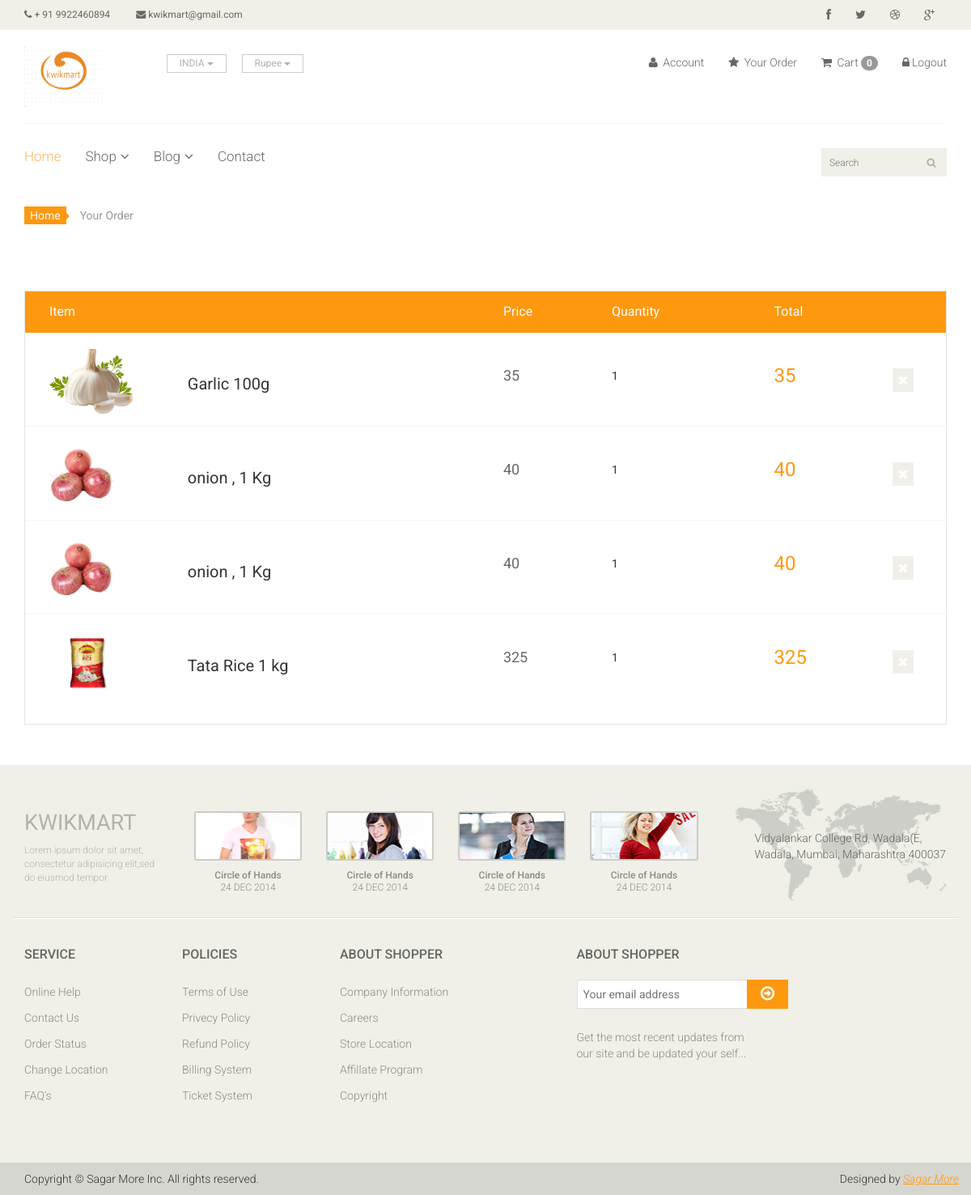
/order/ (signed in), run on the app's committed database.
### app/models.py (models this page shows)
class Order(models.Model):
    image = models.ImageField(upload_to='ecomerce/order/image')
    product = models.CharField(max_length=1000,default='')
    user = models.ForeignKey(User,on_delete=models.CASCADE)
    quantity = models.CharField(max_length=10)
    price = models.IntegerField()
    total = models.CharField(max_length=100,default='')
    date = models.DateField(default=datetime.datetime.today)
    def __str__(self):
        return self.product

### grocery_store/views.py (the view)
# urls.py: path('order/', views.Your_Order, name='order'),
def Your_Order(request):
    uid = request.session.get('_auth_user_id')
    user = User.objects.get(pk=uid)
    order = Order.objects.filter(user=user)
    context = {
        'order': order,
    }
    print(user,order)
    return render(request,'order.html',context)

### templates/order.html
{% extends 'master.html' %}
{% block body  %}
	<section id="cart_items">
		<div class="container">
			<div class="breadcrumbs">
				<ol class="breadcrumb">
				  <li><a href="#">Home</a></li>
				  <li class="active">Your Order</li>
				</ol>
			</div>
			<div class="table-responsive cart_info">
				<table class="table table-condensed">
					<thead>
						<tr class="cart_menu">
							<td class="image">Item</td>
							<td class="description"></td>
							<td class="price">Price</td>
							<td class="quantity">Quantity</td>
							<td class="total">Total</td>
							<td></td>
						</tr>
					</thead>
					<tbody>
					{% for i in order %}
						<tr>
							<td class="cart_product">
								<a href=""><img src="{{i.image}}" alt="" height="80px"></a>
							</td>
							<td class="cart_description">
								<h4><a href="">{{i.product}}</a></h4>
							</td>
							<td class="cart_price">
								<p>{{i.price}}</p>
							</td>
							<td class="cart_quantity">
								<div class="cart_quantity_button">
									<p>{{i.quantity}}</p>
								</div>
							</td>
							<td class="cart_total">
								<p class="cart_total_price">{{i.total}}</p>
							</td>
							<td class="cart_delete">
								<a class="cart_quantity_delete" href=""><i class="fa fa-times"></i></a>
							</td>
						</tr>
						{% endfor %}
					</tbody>
				</table>
			</div>
		</div>
	</section>
{% endblock %}

### templates/master.html (shortened to what this page needs)
<!DOCTYPE html>
<html lang="en">
  <head>
    {% load static %}
    <link href=" /static/css/bootstrap1.min.css" rel="stylesheet" />
    <link href=" /static/css/font-awesome.min.css" rel="stylesheet" />
    <link href=" /static/css/prettyPhoto.css" rel="stylesheet" />
    <link href=" /static/css/price-range.css" rel="stylesheet" />
    <link href=" /static/css/animate.css" rel="stylesheet" />
    <link href=" /static/css/main.css" rel="stylesheet" />
    <link href=" /static/css/responsive.css" rel="stylesheet" />
    <title>{% block title %}{% endblock %}</title></head
  >
  <body>
    <header id="header">
      <div class="header_top">
        <div class="container">
          <div class="row">
            <div class="col-sm-6">
              <div class="contactinfo">
                <ul class="nav nav-pills">
                  <li>
                    <a href="#"><i class="fa fa-phone"></i> + 91 9922460894</a>
                  </li>
                  <li>
                    <a href="#"
                      ><i class="fa fa-envelope"></i> kwikmart@gmail.com</a
                    >
                  </li>
                </ul>
              </div>
            </div>
            <div class="col-sm-6">
              <div class="social-icons pull-right">
                <ul class="nav navbar-nav">
                  <li>
                    <a href="#"><i class="fa fa-facebook"></i></a>
                  </li>
                  <li>
                    <a href="#"><i class="fa fa-twitter"></i></a>
                  </li>
                  <li>
                    <a href="#"><i class="fa fa-dribbble"></i></a>
                  </li>
                  <li>
                    <a href="#"><i class="fa fa-google-plus"></i></a>
                  </li>
                </ul>
              </div>
            </div>
          </div>
        </div>
      </div>
      <div class="header-middle">
        <div class="container">
          <div class="row">
            <div class="col-sm-4">
              <div class="logo pull-left">
                <a href="index.html"
                  ><img
                    src="/static/images/home/logo-6.png"
                    alt=""
                    height="75 "
                    width="100"
                /></a>
              </div>
              <div class="btn-group pull-right">
                <div class="btn-group">
                  <button
                    type="button"
                    class="btn btn-default dropdown-toggle usa"
                    data-toggle="dropdown"
                  >
                    INDIA
                    <span class="caret"></span>
                  </button>
                </div>
                <div class="btn-group">
                  <button
                    type="button"
                    class="btn btn-default dropdown-toggle usa"
                    data-toggle="dropdown"
                  >
                    Rupee
                    <span class="caret"></span>
                  </button>
                </div>
              </div>
            </div>
            <div class="col-sm-8">
              <div class="shop-menu pull-right">
                <ul class="nav navbar-nav">
                  <li>
                    <a href="#"><i class="fa fa-user"></i> Account</a>
                  </li>
                  <li>
                    <a href="order/"><i class="fa fa-star"></i> Your Order </a>
                  </li>
                  <li>
                    <a href="/cart/cart-detail/"
                      ><i class="fa fa-shopping-cart"></i> Cart
                      <span class="badge badge-secondary"
                        >{{request.session.cart|length}}</span
                      ></a
                    >
                  </li>
                  {% if user.is_authenticated %}
                  <li>
                    <a href="{% url 'logout' %}">
                      <i class="fa fa-lock"> </i>Logout</a
                    >
                  </li>
                  {% else %}
                  <li>
                    <a href="{% url 'login' %}">
                      <i class="fa fa-lock"> </i>Login</a
                    >
                  </li>
                  {% endif %}
                </ul>
              </div>
            </div>
          </div>
        </div>
      </div>
      <div class="header-bottom">
        <div class="container">
          <div class="row">
            <div class="col-sm-9">
              <div class="mainmenu pull-left">
                <ul class="nav navbar-nav collapse navbar-collapse">
                  <li><a href="/" class="active">Home</a></li>
                  <li class="dropdown">
                    <a href="#">Shop<i class="fa fa-angle-down"></i></a>
                  </li>
                  <li>
                    <a href="blog/">Blog<i class="fa fa-angle-down"></i></a>
                  </li>
                  <li><a href="contact_us">Contact</a></li>
                </ul>
              </div>
            </div>
            <div class="col-sm-3">
              <form method="get" action="/search/">
                <div class="search_box pull-right">
                  <input name="query" type="text" placeholder="Search" />
                </div>
              </form>
            </div>
          </div>
        </div>
      </div>
    </header>
    {% block body %} {% endblock %}
    <footer id="footer">
      <div class="footer-top">
        <div class="container">
          <div class="row">
            <div class="col-sm-2">
              <div class="companyinfo">
                <h2>kwikMart</h2>
                <p>
                  Lorem ipsum dolor sit amet, consectetur adipisicing elit,sed
                  do eiusmod tempor
                </p>
              </div>
            </div>
            <div class="col-sm-7">
              <div class="col-sm-3">
                <div class="video-gallery text-center">
                  <a href="#">
                    <div class="iframe-img">
                      <img src="/static/images/home/iframe1.png" alt="" />
                    </div>
                  </a>
                  <p>Circle of Hands</p>
                  <h2>24 DEC 2014</h2>
                </div>
              </div>
              <div class="col-sm-3">
                <div class="video-gallery text-center">
                  <a href="#">
                    <div class="iframe-img">
                      <img src="/static/images/home/iframe2.png" alt="" />
                    </div>
                  </a>
                  <p>Circle of Hands</p>
                  <h2>24 DEC 2014</h2>
                </div>
              </div>
              <div class="col-sm-3">
                <div class="video-gallery text-center">
                  <a href="#">
                    <div class="iframe-img">
                      <img src="/static/images/home/iframe3.png" alt="" />
                    </div>
                  </a>
                  <p>Circle of Hands</p>
                  <h2>24 DEC 2014</h2>
                </div>
              </div>
              <div class="col-sm-3">
                <div class="video-gallery text-center">
                  <a href="#">
                    <div class="iframe-img">
                      <img src="/static/images/home/iframe4.png" alt="" />
                    </div>
                  </a>
                  <p>Circle of Hands</p>
                  <h2>24 DEC 2014</h2>
                </div>
              </div>
            </div>
            <div class="col-sm-3">
              <div class="address">
                <img src="/static/images/home/map.png" alt="" />
                <p>
                  Vidyalankar College Rd, Wadala(E, Wadala, Mumbai, Maharashtra
                  400037
                </p>
              </div>
            </div>
          </div>
        </div>
      </div>
      <div class="footer-widget">
        <div class="container">
          <div class="row">
            <div class="col-sm-2">
              <div class="single-widget">
                <h2>Service</h2>
                <ul class="nav nav-pills nav-stacked">
                  <li><a href="#">Online Help</a></li>
                  <li><a href="#">Contact Us</a></li>
                  <li><a href="#">Order Status</a></li>
                  <li><a href="#">Change Location</a></li>
                  <li><a href="#">FAQ’s</a></li>
                </ul>
              </div>
            </div>
            <div class="col-sm-2">
              <div class="single-widget">
                <h2>Policies</h2>
                <ul class="nav nav-pills nav-stacked">
                  <li><a href="#">Terms of Use</a></li>
                  <li><a href="#">Privecy Policy</a></li>
                  <li><a href="#">Refund Policy</a></li>
                  <li><a href="#">Billing System</a></li>
                  <li><a href="#">Ticket System</a></li>
                </ul>
              </div>
            </div>
            <div class="col-sm-2">
              <div class="single-widget">
                <h2>About Shopper</h2>
                <ul class="nav nav-pills nav-stacked">
                  <li><a href="#">Company Information</a></li>
                  <li><a href="#">Careers</a></li>
                  <li><a href="#">Store Location</a></li>
                  <li><a href="#">Affillate Program</a></li>
                  <li><a href="#">Copyright</a></li>
                </ul>
              </div>
            </div>
            <div class="col-sm-3 col-sm-offset-1">
              <div class="single-widget">
                <h2>About Shopper</h2>
                <form action="#" class="searchform">
                  <input type="text" placeholder="Your email address" />
                  <button type="submit" class="btn btn-default">
                    <i class="fa fa-arrow-circle-o-right"></i>
                  </button>
                  <p>
                    Get the most recent updates from <br />our site and be
                    updated your self...
                  </p>
                </form>
              </div>
            </div>
          </div>
        </div>
      </div>
      <div class="footer-bottom">
        <div class="container">
          <div class="row">
            <p class="pull-left">
              Copyright © Sagar More Inc. All rights reserved.
            </p>
            <p class="pull-right">
              Designed by
              <span
                ><a target="_blank" href="http://www.themeum.com"
                  >Sagar More</a
                ></span
              >
            </p>
          </div>
        </div>
      </div>
    </footer>
  </body>
</html>

### data on the page
Order: image (picture), product "Garlic 100g", price "35", quantity "1", total "35"
Order: image (picture), product "onion , 1 Kg", price "40", quantity "1", total "40"
Order: image (picture), product "onion , 1 Kg", price "40", quantity "1", total "40"
Order: image (picture), product "Tata Rice 1 kg", price "325", quantity "1", total "325"

### other printed values
{{ request.session.cart|length }} "0"
